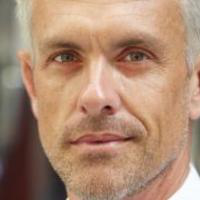
#> input picture P5 (Capstone) - Age Detection using Facial Images/sample_images/45_6201.png, 200 x 200 px, found by its file name
$ jupyter execute --allow-errors 4_5_training_data_augmentation.ipynb
#> lines starting #> are read from the running program, lines starting #| are printed output that depends on the picture
[cell 1]
#@title Mount Google Drive {display-mode: "form"}

# This code will be hidden when the notebook is loaded.

from google.colab import drive
drive.mount('/content/drive')

[cell 2]
# Imports
# Please refer to requirements.txt for a full list of all libraries and their versions used in this project.

import pandas as pd
import numpy as np
from scipy import ndimage
import matplotlib.pyplot as plt

import cv2
import os
from sklearn.utils import shuffle
from zipfile import ZipFile

[cell 3]
# Reading one sample image.

img_path = "/content/drive/My Drive/Age_Classification_with_Faces/sample_images/45_6201.png"

img = cv2.imread(img_path)
#> img is the input picture: shape (200, 200, 3); mean B, G, R 114.8, 138.5, 173.7
img = cv2.cvtColor(img, cv2.COLOR_RGB2BGR)

[cell 4]
plt.imshow(img)
plt.axis('off');

[cell 5]
# Augmenting the above image and plotting the augmented images in subplots below.

fig, ax = plt.subplots(nrows=4, ncols=5, figsize=(12.5, 10))
plt.subplots_adjust(hspace=0.05, wspace=0.05)

ax= ax.ravel()
for i in range(20):
    ax[i].axis('off')

# Original image.
ax[2].imshow(img)

# Augmented image: original image with 40deg rotation.
img_rot_pos40 = ndimage.rotate(img, 40, reshape=False)
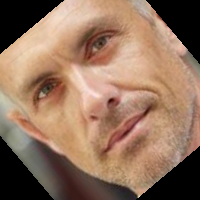
#> img_rot_pos40: shape (200, 200, 3); mean R, G, B 146.6, 115.2, 94.1
ax[5].imshow(img_rot_pos40)

# Augmented image: original image with 20deg rotation.
img_rot_pos20 = ndimage.rotate(img, 20, reshape=False)
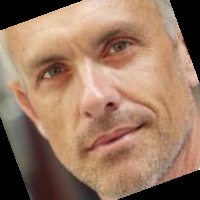
#> img_rot_pos20: shape (200, 200, 3); mean R, G, B 154.3, 121.1, 99
ax[6].imshow(img_rot_pos20)

# Augmented image: original image with -20deg rotation.
img_rot_neg20 = ndimage.rotate(img, -20, reshape=False)
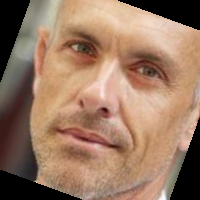
#> img_rot_neg20: shape (200, 200, 3); mean R, G, B 153.5, 121.1, 99.2
ax[8].imshow(img_rot_neg20)

# Augmented image: original image with -40deg rotation.
img_rot_neg40 = ndimage.rotate(img, -40, reshape=False)
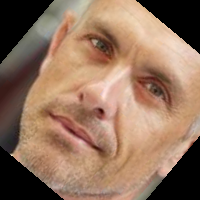
#> img_rot_neg40: shape (200, 200, 3); mean R, G, B 146.4, 115.3, 94.2
ax[9].imshow(img_rot_neg40)

# Augmented image: original image flipped laterally.
img_fliplr = np.fliplr(img)
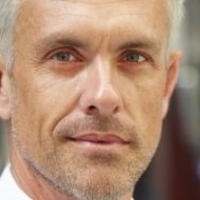
#> img_fliplr: shape (200, 200, 3); mean R, G, B 173.7, 138.5, 114.8
ax[12].imshow(img_fliplr)

# Augmented image: flipped image with 40deg rotation.
img_fliplr_rot_pos40 = ndimage.rotate(img_fliplr, 40, reshape=False)
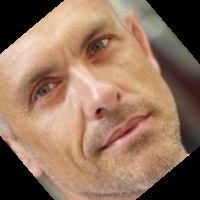
#> img_fliplr_rot_pos40: shape (200, 200, 3); mean R, G, B 146.4, 115.3, 94.2
ax[15].imshow(img_fliplr_rot_pos40)

# Augmented image: flipped image with 20deg rotation.
img_fliplr_rot_pos20 = ndimage.rotate(img_fliplr, 20, reshape=False)
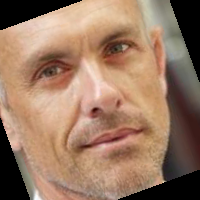
#> img_fliplr_rot_pos20: shape (200, 200, 3); mean R, G, B 153.5, 121.1, 99.2
ax[16].imshow(img_fliplr_rot_pos20)

# Augmented image: flipped image with -20deg rotation.
img_fliplr_rot_neg20 = ndimage.rotate(img_fliplr, -20, reshape=False)
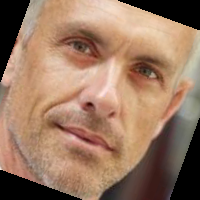
#> img_fliplr_rot_neg20: shape (200, 200, 3); mean R, G, B 154.3, 121.1, 99
ax[18].imshow(img_fliplr_rot_neg20)

# Augmented image: flipped image with -40deg rotation.
img_fliplr_rot_neg40 = ndimage.rotate(img_fliplr, -40, reshape=False)
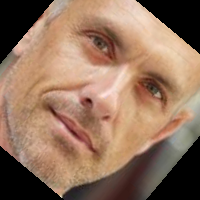
#> img_fliplr_rot_neg40: shape (200, 200, 3); mean R, G, B 146.6, 115.2, 94.1
ax[19].imshow(img_fliplr_rot_neg40)

plt.figtext(x=0.1, y=0.66, s="Original", fontsize=15, rotation=90)
plt.figtext(x=0.1, y=0.22, s="Flipped Left-Right", fontsize=15, rotation=90)
plt.figtext(x=0.13, y=0.09, s="Rotated +40deg", fontsize=15)
plt.figtext(x=0.285, y=0.09, s="Rotated +20deg", fontsize=15)
plt.figtext(x=0.455, y=0.09, s="Rotated 0deg", fontsize=15)
plt.figtext(x=0.605, y=0.09, s="Rotated -20deg", fontsize=15)
plt.figtext(x=0.762, y=0.09, s="Rotated -40deg", fontsize=15)

# Exporting plot image in PNG format.
plt.savefig("/content/drive/My Drive/Age_Classification_with_Faces/plot_images/image_data_augmentation.png", bbox_inches='tight');

[cell 6]
# Unzipping the dataset file combined_faces.zip

combined_faces_zip_path = "/content/drive/My Drive/Age_Classification_with_Faces_datasets/ZIPPED_DATASETS/combined_faces.zip"

#> (the rest of this cell did not finish here and is left out)

#> (a cell that did not finish here is left out)

#> (a cell that did not finish here is left out)

#> (a cell that did not finish here is left out)

#> (a cell that did not finish here is left out)

[cell 11]
# Making a new folder to save all augmented images as a new dataset.

os.mkdir("combined_faces_train_augmented")
new_path = "/content/combined_faces_train_augmented"

#> (a cell that did not finish here is left out)

#> (a cell that did not finish here is left out)

#> (a cell that did not finish here is left out)

#> (a cell that did not finish here is left out)

#> (a cell that did not finish here is left out)

#> (a cell that did not finish here is left out)

[cell 18]
# Defining a function to get all paths of files before zipping combined_faces_train_augmented folder.

def get_all_file_paths(path):

    file_paths = []

    # Crawling through each directory and subdirectories at the given path.
    for root, dirs, files in os.walk(path):
        for filename in files:
            filepath = os.path.join(root, filename)
            file_paths.append(filepath)

    # Returning all file paths.
    return file_paths

# Calling above defined function to get file paths of all images before zipping the folder.
file_paths = get_all_file_paths("/content/combined_faces_train_augmented")

[cell 19]
len(file_paths)

[cell 20]
# Zipping the combined_faces_train_augmented dataset folder.

train_augmented_zip_path = "/content/drive/My Drive/Age_Classification_with_Faces_datasets/ZIPPED_DATASETS/combined_faces_train_augmented.zip"

with ZipFile(train_augmented_zip_path, 'w') as myzip:
    for file in file_paths:
        myzip.write(file)
    print('Done zipping combined_faces_train_augmented!')

$ run again, with P5 (Capstone) - Age Detection using Facial Images/sample_images/15_4815.png copied over P5 (Capstone) - Age Detection using Facial Images/sample_images/45_6201.png
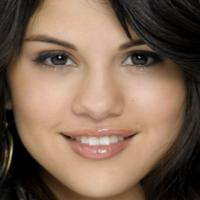
#> input picture P5 (Capstone) - Age Detection using Facial Images/sample_images/15_4815.png, 200 x 200 px, found by its file name
#> img is the input picture: shape (200, 200, 3); mean B, G, R 84.4, 102.5, 126.9
#> `img_fliplr_rot_pos20 = ndimage.rotate(img_fliplr, 20, reshape=False)`:
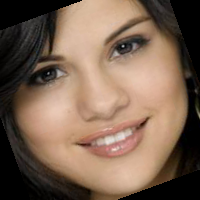
#> img_fliplr_rot_pos20: shape (200, 200, 3); mean R, G, B 122.5, 98.8, 81.5
#> `img_fliplr_rot_neg40 = ndimage.rotate(img_fliplr, -40, reshape=False)`:
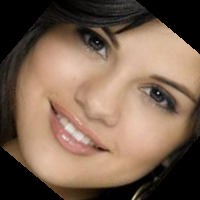
#> img_fliplr_rot_neg40: shape (200, 200, 3); mean R, G, B 122.4, 98.6, 81.3

$ run again, with P5 (Capstone) - Age Detection using Facial Images/sample_images/30_2278.png copied over P5 (Capstone) - Age Detection using Facial Images/sample_images/45_6201.png
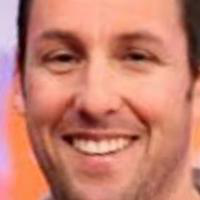
#> input picture P5 (Capstone) - Age Detection using Facial Images/sample_images/30_2278.png, 200 x 200 px, found by its file name
#> img is the input picture: shape (200, 200, 3); mean B, G, R 110.5, 127.8, 200.3
#> `img_fliplr_rot_neg20 = ndimage.rotate(img_fliplr, -20, reshape=False)`:
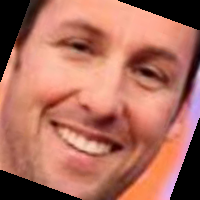
#> img_fliplr_rot_neg20: shape (200, 200, 3); mean R, G, B 174.8, 109.9, 93.9
#> `img_fliplr_rot_neg40 = ndimage.rotate(img_fliplr, -40, reshape=False)`:
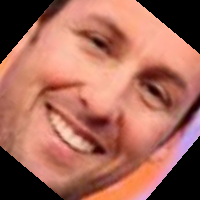
#> img_fliplr_rot_neg40: shape (200, 200, 3); mean R, G, B 166.9, 105.1, 89.8
